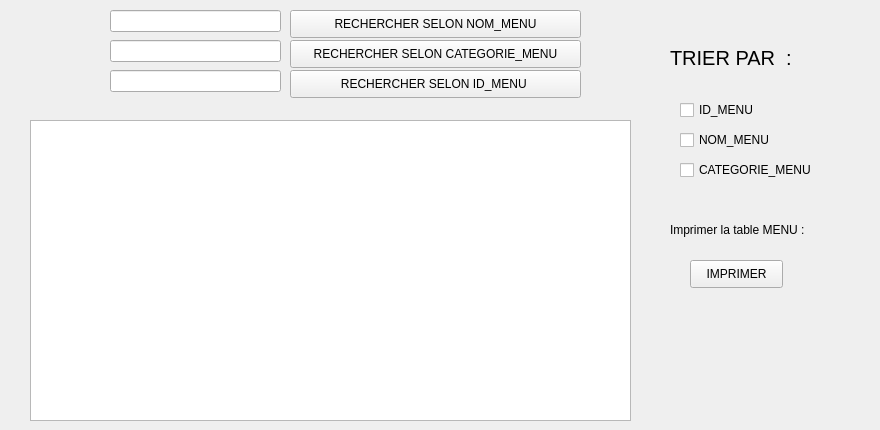
      <widget class="QWidget" name="tab_39">
       <attribute name="title">
        <string>Afficher</string>
       </attribute>
       <widget class="QTableView" name="tableView_3">
        <property name="geometry">
         <rect>
          <x>30</x>
          <y>120</y>
          <width>601</width>
          <height>301</height>
         </rect>
        </property>
       </widget>
       <widget class="QCheckBox" name="check_box_id">
        <property name="geometry">
         <rect>
          <x>680</x>
          <y>100</y>
          <width>101</width>
          <height>20</height>
         </rect>
        </property>
        <property name="text">
         <string>ID_MENU</string>
        </property>
       </widget>
       <widget class="QLabel" name="label_107">
        <property name="geometry">
         <rect>
          <x>670</x>
          <y>50</y>
          <width>161</width>
          <height>16</height>
         </rect>
        </property>
        <property name="styleSheet">
         <string notr="true">font-size:20px;</string>
        </property>
        <property name="text">
         <string>TRIER PAR  :</string>
        </property>
       </widget>
       <widget class="QPushButton" name="pushButton_30">
        <property name="geometry">
         <rect>
          <x>290</x>
          <y>10</y>
          <width>291</width>
          <height>28</height>
         </rect>
        </property>
        <property name="text">
         <string>RECHERCHER SELON NOM_MENU</string>
        </property>
       </widget>
       <widget class="QLineEdit" name="searchtxt">
        <property name="geometry">
         <rect>
          <x>110</x>
          <y>10</y>
          <width>171</width>
          <height>22</height>
         </rect>
        </property>
       </widget>
       <widget class="QCheckBox" name="check_box_nom">
        <property name="geometry">
         <rect>
          <x>680</x>
          <y>130</y>
          <width>151</width>
          <height>20</height>
         </rect>
        </property>
        <property name="text">
         <string>NOM_MENU</string>
        </property>
       </widget>
       <widget class="QCheckBox" name="check_box_categorie">
        <property name="geometry">
         <rect>
          <x>680</x>
          <y>160</y>
          <width>181</width>
          <height>20</height>
         </rect>
        </property>
        <property name="text">
         <string>CATEGORIE_MENU</string>
        </property>
       </widget>
       <widget class="QLineEdit" name="searchtxt_2">
        <property name="geometry">
         <rect>
          <x>110</x>
          <y>40</y>
          <width>171</width>
          <height>22</height>
         </rect>
        </property>
        <property name="text">
         <string/>
        </property>
       </widget>
       <widget class="QPushButton" name="pushButton_31">
        <property name="geometry">
         <rect>
          <x>290</x>
          <y>40</y>
          <width>291</width>
          <height>28</height>
         </rect>
        </property>
        <property name="text">
         <string>RECHERCHER SELON CATEGORIE_MENU</string>
        </property>
       </widget>
       <widget class="QLineEdit" name="searchtxt_3">
        <property name="geometry">
         <rect>
          <x>110</x>
          <y>70</y>
          <width>171</width>
          <height>22</height>
         </rect>
        </property>
        <property name="text">
         <string/>
        </property>
       </widget>
       <widget class="QPushButton" name="pushButton_32">
        <property name="geometry">
         <rect>
          <x>290</x>
          <y>70</y>
          <width>291</width>
          <height>28</height>
         </rect>
        </property>
        <property name="text">
         <string>RECHERCHER SELON ID_MENU </string>
        </property>
       </widget>
       <widget class="QLabel" name="label_108">
        <property name="geometry">
         <rect>
          <x>670</x>
          <y>220</y>
          <width>201</width>
          <height>20</height>
         </rect>
        </property>
        <property name="text">
         <string>Imprimer la table MENU :</string>
        </property>
       </widget>
       <widget class="QPushButton" name="pb_imprimer_menu">
        <property name="geometry">
         <rect>
          <x>690</x>
          <y>260</y>
          <width>93</width>
          <height>28</height>
         </rect>
        </property>
        <property name="text">
         <string>IMPRIMER</string>
        </property>
       </widget>
      </widget>
